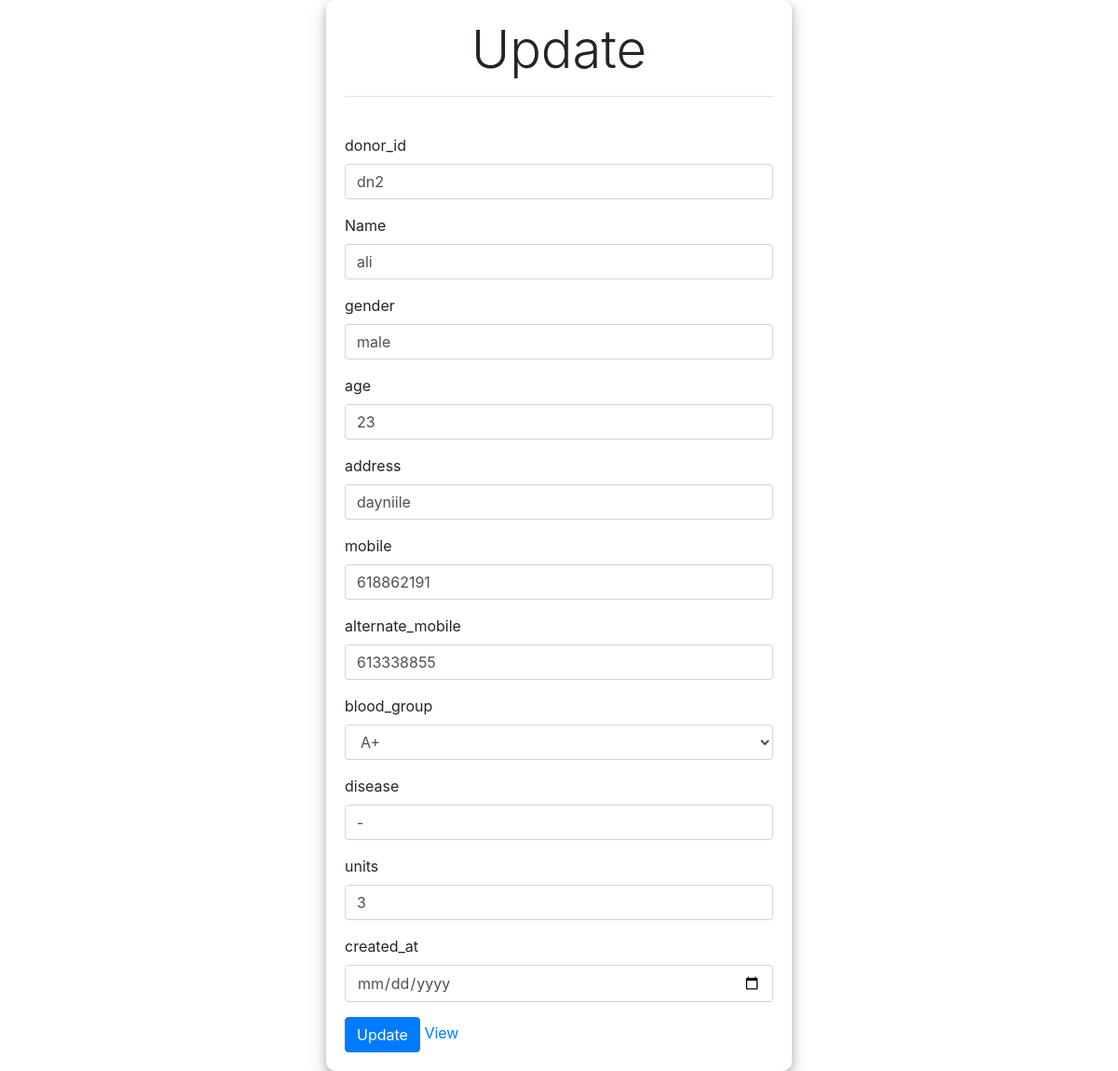
Page /update.php?id=1 on the committed database.
### tables this page shows
CREATE TABLE `donors` (
  `id` int(11) NOT NULL,
  `donor_id` varchar(100) DEFAULT NULL,
  `name` varchar(100) DEFAULT NULL,
  `gender` varchar(100) DEFAULT NULL,
  `age` varchar(100) DEFAULT NULL,
  `address` varchar(100) DEFAULT NULL,
  `mobile` varchar(100) DEFAULT NULL,
  `alternate_mobile` varchar(100) DEFAULT NULL,
  `blood_group` varchar(100) DEFAULT NULL,
  `disease` varchar(100) DEFAULT NULL,
  `units` varchar(100) DEFAULT NULL,
  `created_at` datetime DEFAULT NULL
);

### php/update.php (called while the page is built)
<?php
if (isset($_GET['id'])) {
	include "db_conn.php";
	function validate($data){
        $data = trim($data);
        $data = stripslashes($data);
        $data = htmlspecialchars($data);
        return $data;
	}
	$id = validate($_GET['id']);
	$sql = "SELECT * FROM donors WHERE id=$id";
    $result = mysqli_query($conn, $sql);
    if (mysqli_num_rows($result) > 0) {
    	$row = mysqli_fetch_assoc($result);
    }else {
    	header("Location: read.php");
    }
}else if(isset($_POST['update'])){
    include "../db_conn.php";
    function validate($data){
        $data = trim($data);
        $data = stripslashes($data);
        $data = htmlspecialchars($data);
        return $data;
	}
	$donor_id = validate($_POST['donor_id']);
	$name = validate($_POST['name']);
	$id = validate($_POST['id']);
        $gender = validate($_POST['gender']);
	$age = validate($_POST['age']);
        $address = validate($_POST['address']);
	$mobile = validate($_POST['mobile']);
        $alternate_mobile = validate($_POST['alternate_mobile']);
	$blood_group = validate($_POST['blood_group']);
        $disease = validate($_POST['disease']);
	$units = validate($_POST['units']);
        $created_at = validate($_POST['created_at']);
	if (empty($donor_id)) {
		header("Location: ../update.php?id=$id&error=donor_id is required");
	}
        else if (empty($name)) {
		header("Location: ../update.php?id=$id&error=name is required");
	}
        else if (empty($gender)) {
		header("Location: ../update.php?id=$id&error=gender is required");
	}
        else if (empty($age)) {
		header("Location: ../update.php?id=$id&error=age is required");
	}
        else if (empty($address)) {
		header("Location: ../update.php?id=$id&error=address is required");
	}
        else if (empty($mobile)) {
		header("Location: ../update.php?id=$id&error=mobile is required");
	}
        else if (empty($alternate_mobile)) {
		header("Location: ../update.php?id=$id&error=alternate_mobile is required");
	}
        else if (empty($blood_group)) {
		header("Location: ../update.php?id=$id&error=blood_group is required");
	}
        else if (empty($disease)) {
		header("Location: ../update.php?id=$id&error=disease is required");
	}
        else if (empty($units)) {
		header("Location: ../update.php?id=$id&error=units is required");
	}
        else if (empty($created_at)) {
		header("Location: ../update.php?id=$id&error=created_at is required");
	}
        else {
       $sql = "UPDATE donors
               SET donor_id='$donor_id', name='$name',gender='$gender',
               age='$age',address='$address',mobile='$mobile',alternate_mobile='$alternate_mobile',
               blood_group='$blood_group',disease='$disease',units='$units',created_at='$created_at'
               WHERE id=$id ";
       $result = mysqli_query($conn, $sql);
       if ($result) {
       	  header("Location: ../read.php?success=successfully updated");
       }else {
          header("Location: ../update.php?id=$id&error=unknown error occurred&$user_data");
       }
	}
}else {
	header("Location: read.php");
}

### update.php (the view, shortened to what this page needs)
<?php include 'php/update.php'; ?>
<!DOCTYPE html>
<html>
<head>
	<link rel="stylesheet" href="https://maxcdn.bootstrapcdn.com/bootstrap/4.0.0/css/bootstrap.min.css">
    <link rel="stylesheet" href="css/style.css">
</head>
<body>
	<div class="container">
		<form action="php/update.php"   method="post">
		   <h4 class="display-4 text-center">Update</h4><hr><br>
		   <div class="form-group">
		     <label for="name">donor_id</label>
		     <input type="text"  class="form-control"  id="donor_id"  name="donor_id"  value="<?=$row['donor_id'] ?>" >
		   </div>
		   <div class="form-group">
		     <label for="name">Name</label>
		     <input type="name"  class="form-control"  id="name"  name="name"  value="<?=$row['name'] ?>" >
		   </div>
		   <div class="form-group">
		     <label for="name">gender</label>
		     <input type="text"  class="form-control"  id="gender"  name="gender"  value="<?=$row['gender'] ?>" >
		   </div>
		   <div class="form-group">
		     <label for="name">age</label>
		     <input type="number"  class="form-control"  id="age"  name="age"  value="<?=$row['age'] ?>" >
		   </div>
		   <div class="form-group">
		     <label for="name">address</label>
		     <input type="text"  class="form-control"  id="address"  name="address"  value="<?=$row['address'] ?>" >
		   </div>
		   <div class="form-group">
		     <label for="name">mobile</label>
		     <input type="mobile"  class="form-control"  id="mobile"  name="mobile"  value="<?=$row['mobile'] ?>" >
		   </div>
		   <div class="form-group">
		     <label for="name">alternate_mobile</label>
		     <input type="mobile"  class="form-control"  id="alternate_mobile"  name="alternate_mobile"  value="<?=$row['alternate_mobile'] ?>" >
		   </div>
		   <div class="form-group">
		   <label for="name">blood_group</label>
		   <select name="blood_group" id="blood_group"   value="<?=$row['blood_group'] ?>"   class="form-control">
    <option value="A+">A+</option>
  </select>
  </div>
		   <div class="form-group">
		     <label for="name">disease</label>
		     <input type="disease"  class="form-control"  id="disease"  name="disease"  value="<?=$row['disease'] ?>" >
		   </div>
		   <div class="form-group">
		     <label for="name">units</label>
		     <input type="units"  class="form-control"  id="units"  name="units"  value="<?=$row['units'] ?>" >
		   </div>
		   <div class="form-group">
		     <label for="name">created_at</label>
		     <input type="date"  class="form-control"  id="created_at"  name="created_at"  value="<?=$row['created_at'] ?>" >
		   </div>
		   <button type="submit"
		           class="btn btn-primary"
		           name="update">Update</button>
		    <a href="read.php" class="link-primary">View</a>
	    </form>
	</div>
</body>
</html>

### css/style.css (style rules this page uses)
.container { min-height: 100vh; display: flex; justify-content: center; align-items: center; flex-direction: column; }
.container form { width: 500px; padding: 20px; border-radius: 10px; box-shadow: 0 4px 8px 0 rgba(0, 0, 0, 0.2), 0 6px 20px 0 rgba(0, 0, 0, 0.19); }

### rows in the picture
donors: donor_id "dn2", name "ali", gender "male", age "23", address "dayniile", mobile "618862191", alternate_mobile "613338855", blood_group "A+", disease "-", units "3"
